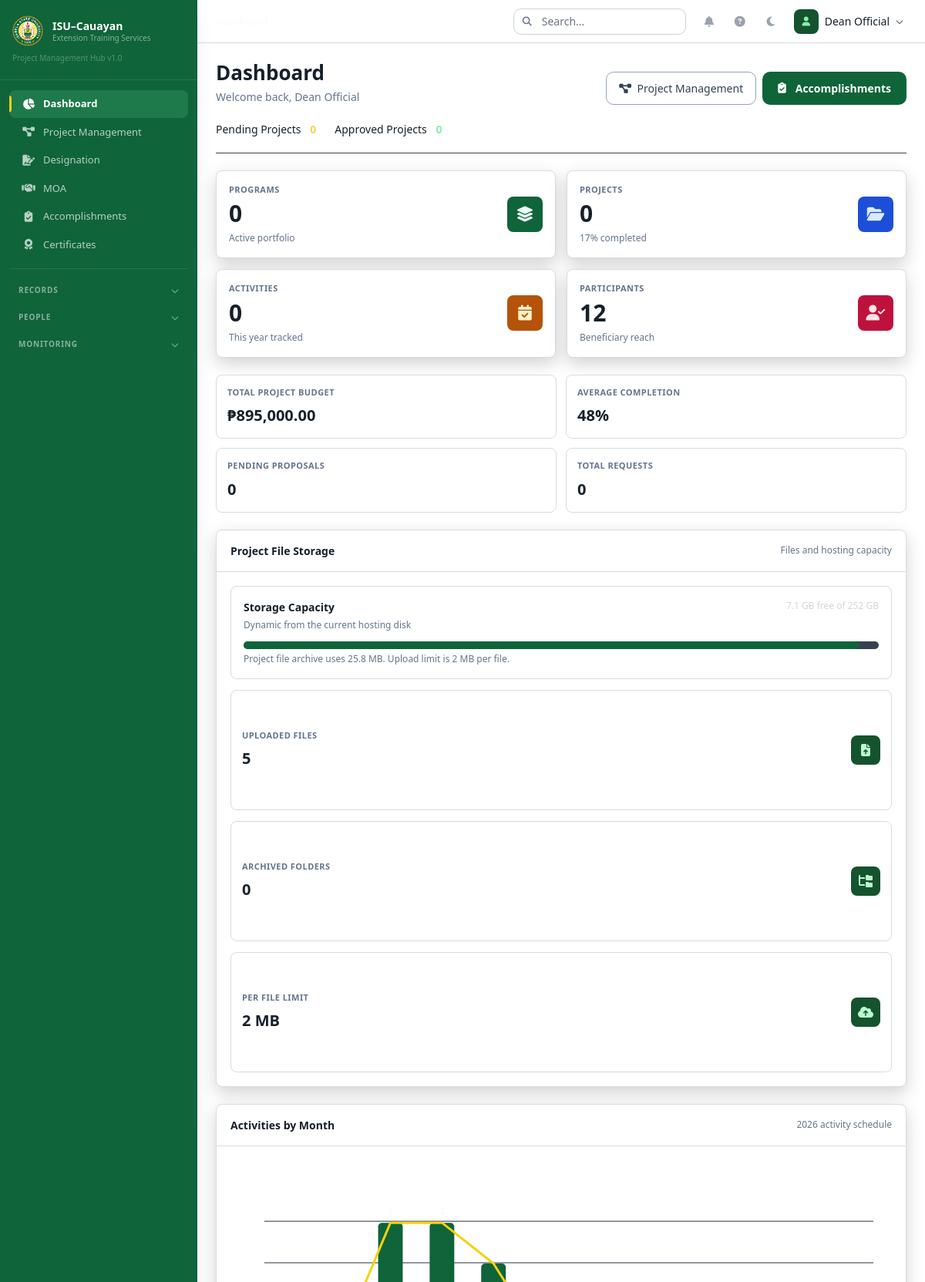
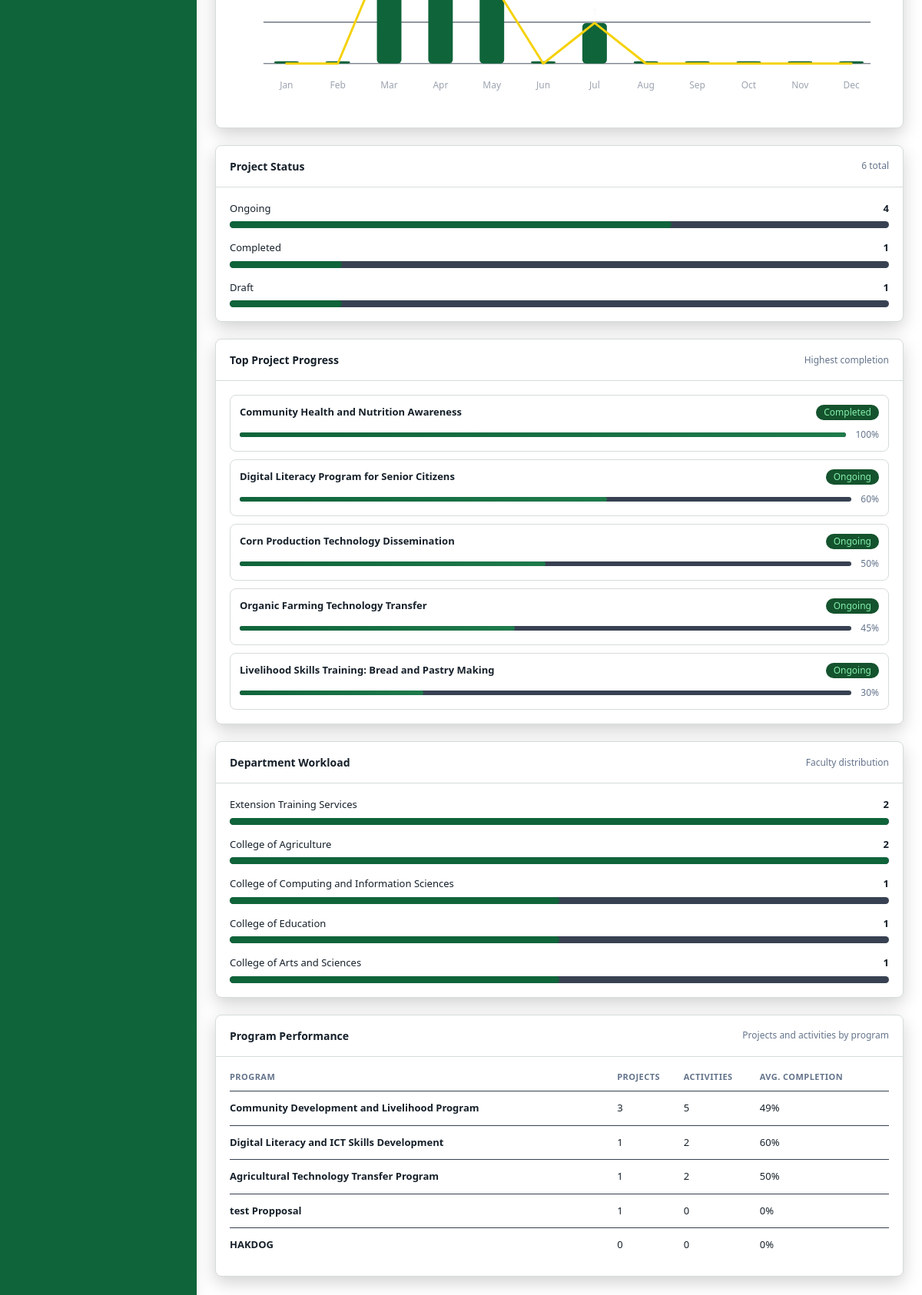
/index.php (signed in), run on the app's committed database (2 pictures, top to bottom).
### tables this page shows
CREATE TABLE `projects` (
  `id` int(11) NOT NULL,
  `project_code` varchar(30) NOT NULL,
  `program_id` int(11) DEFAULT NULL,
  `title` varchar(255) NOT NULL,
  `description` text DEFAULT NULL,
  `start_date` date DEFAULT NULL,
  `end_date` date DEFAULT NULL,
  `budget` decimal(15,2) NOT NULL DEFAULT 0.00,
  `funding_source_id` int(11) DEFAULT NULL,
  `partner_agency_id` int(11) DEFAULT NULL,
  `beneficiary_group_id` int(11) DEFAULT NULL,
  `location` varchar(255) DEFAULT NULL,
  `objectives` text DEFAULT NULL,
  `expected_outputs` text DEFAULT NULL,
  `status` enum('draft','pending','approved','ongoing','completed','cancelled','archived') NOT NULL DEFAULT 'draft',
  `completion_percentage` int(3) NOT NULL DEFAULT 0,
  `created_by` int(11) NOT NULL,
  `created_at` datetime NOT NULL DEFAULT current_timestamp(),
  `updated_at` datetime NOT NULL DEFAULT current_timestamp() ON UPDATE current_timestamp(),
  `deleted_at` datetime DEFAULT NULL
);

### views/dashboard/index.php (the view, shortened to what the rows shown need)
<?php
$topProjects = $topProjects ?? [];
?>
<div class="dashboard-wrap">
    <div class="dashboard-head">
        <div>
            <h1 class="dashboard-title">Dashboard</h1>
        </div>
    </div>
    <section class="dash-panel">
        <div class="dash-panel-head">
            <h2 class="dash-panel-title">Project File Storage</h2>
        </div>
    </section>
    <div class="dash-grid">
        <section class="dash-panel">
            <div class="dash-panel-head">
                <h2 class="dash-panel-title">Activities by Month</h2>
            </div>
        </section>
        <section class="dash-panel">
            <div class="dash-panel-head">
                <h2 class="dash-panel-title">Project Status</h2>
            </div>
        </section>
    </div>
    <div class="split-grid">
        <section class="dash-panel">
            <div class="dash-panel-head">
                <h2 class="dash-panel-title">Top Project Progress</h2>
            </div>
            <div class="dash-panel-body compact-list">
                <?php foreach ($topProjects as $project): ?>
                    <div class="compact-item">
                        <div class="progress-title">
                            <span class="progress-name"><?= e($project['title']) ?></span>
                            <?= getStatusBadge($project['status']) ?>
                        </div>
                        <div class="flex items-center gap-3">
                            <div class="progress-bar flex-1"><div class="progress-fill" style="width:<?= (int)$project['completion_percentage'] ?>%"></div></div>
                            <span class="progress-percent"><?= (int)$project['completion_percentage'] ?>%</span>
                        </div>
                    </div>
                <?php endforeach; ?>
            </div>
        </section>
        <section class="dash-panel">
            <div class="dash-panel-head">
                <h2 class="dash-panel-title">Department Workload</h2>
            </div>
        </section>
    </div>
    <section class="dash-panel">
        <div class="dash-panel-head">
            <h2 class="dash-panel-title">Program Performance</h2>
        </div>
        <div class="dash-panel-body overflow-x-auto">
            <table class="program-table">
                <thead>
                    <tr><th>Program</th><th>Projects</th><th>Activities</th><th>Avg. Completion</th></tr>
                </thead>
            </table>
        </div>
    </section>
</div>

### config/helpers.php (shortened to what the rows shown need)
<?php
require_once __DIR__ . '/Database.php';
function db() { return Database::getInstance()->getConnection(); }
function e($str) { return htmlspecialchars($str ?? '', ENT_QUOTES, 'UTF-8'); }
function getStatusBadge($status) {
    $classes = [
        'draft' => 'bg-[#374151] text-[#E5E7EB]',
        'pending' => 'bg-[#78350F] text-[#FCD34D]',
        'submitted' => 'bg-[#1E3A8A] text-[#BFDBFE]',
        'under_review' => 'bg-[#1E3A8A] text-[#BFDBFE]',
        'active' => 'bg-[#14532D] text-[#86EFAC]',
        'ongoing' => 'bg-[#14532D] text-[#86EFAC]',
        'approved' => 'bg-[#14532D] text-[#86EFAC]',
        'completed' => 'bg-[#14532D] text-[#86EFAC]',
        'archived' => 'bg-[#374151] text-[#9CA3AF]',
        'returned' => 'bg-[#78350F] text-[#FCD34D]',
        'rejected' => 'bg-[#7F1D1D] text-[#FCA5A5]',
        'cancelled' => 'bg-[#7F1D1D] text-[#FCA5A5]',
        'expired' => 'bg-[#7F1D1D] text-[#FCA5A5]',
        'terminated' => 'bg-[#7F1D1D] text-[#FCA5A5]',
        'planned' => 'bg-[#374151] text-[#E5E7EB]',
        'in_progress' => 'bg-[#1E3A8A] text-[#BFDBFE]',
        'generated' => 'bg-[#1E3A8A] text-[#BFDBFE]',
        'printed' => 'bg-[#78350F] text-[#FCD34D]',
        'claimed' => 'bg-[#14532D] text-[#86EFAC]',
    ];
    $labels = ['under_review' => 'Under Review', 'in_progress' => 'In Progress'];
    $class = $classes[$status] ?? 'bg-[#374151] text-[#E5E7EB]';
    $label = $labels[$status] ?? ucfirst(str_replace('_', ' ', $status));
    return '<span class="px-2.5 py-0.5 rounded-full text-xs font-medium ' . $class . '">' . $label . '</span>';
}

### data on the page
projects: title "Community Health and Nutrition Awareness", status "Completed", completion_percentage "100"
projects: title "Digital Literacy Program for Senior Citizens", status "Ongoing", completion_percentage "60"
projects: title "Corn Production Technology Dissemination", status "Ongoing", completion_percentage "50"
projects: title "Organic Farming Technology Transfer", status "Ongoing", completion_percentage "45"
projects: title "Livelihood Skills Training: Bread and Pastry Making", status "Ongoing", completion_percentage "30"

### other printed values
$item['label'] "Dashboard"
$item['label'] "Project Management"
$item['label'] "Designation"
$item['label'] "MOA"
$item['label'] "Accomplishments"
$item['label'] "Certificates"
$group['label'] "RECORDS"
$group['label'] "PEOPLE"
$group['label'] "MONITORING"
$user['name'] ?: $user['username'] "Dean Official"
currentUser()['name'] ?: currentUser()['username'] "Dean Official"
$pendingProjects "0"
$approvedProjects "0"
$card['label'] "PROGRAMS"
$card['value'] "0"
